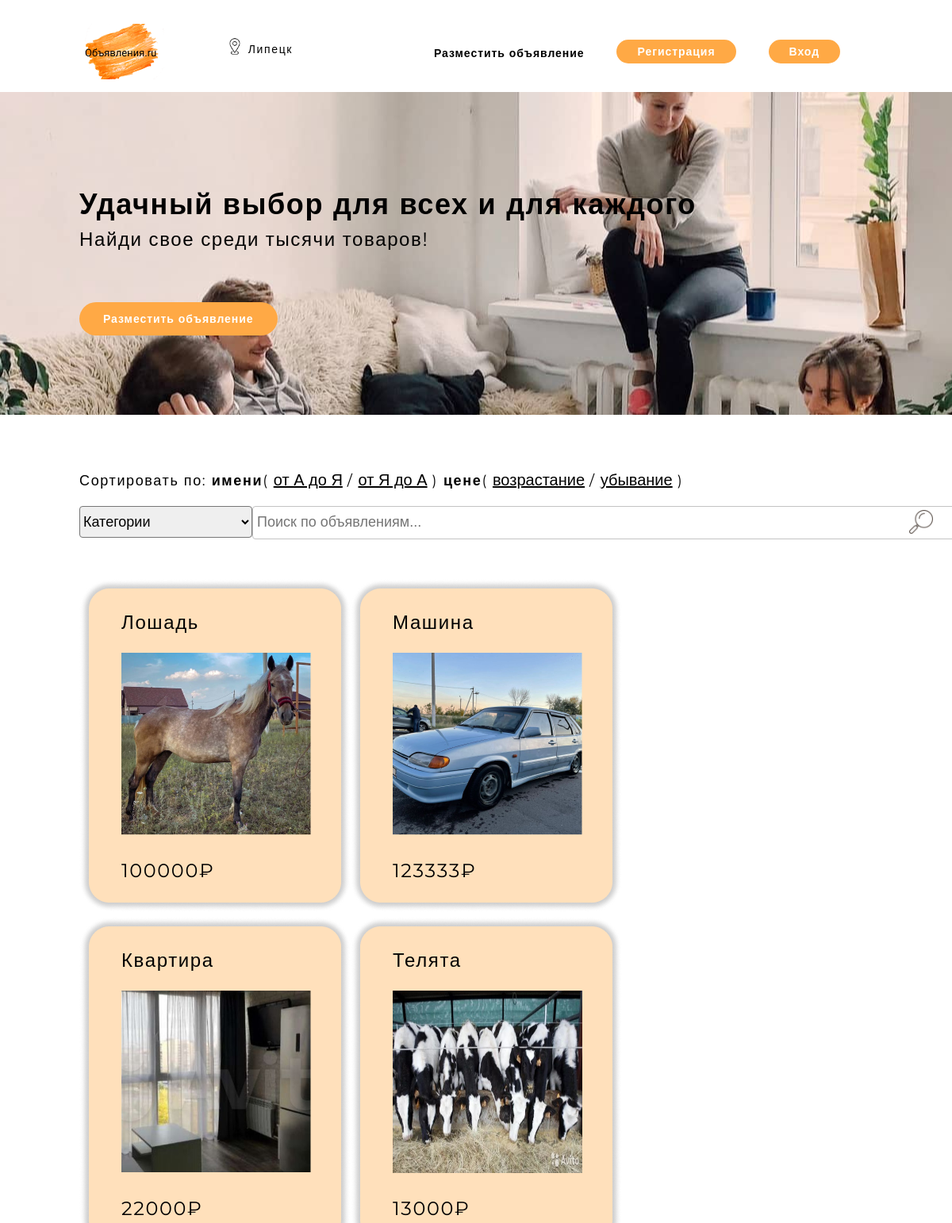
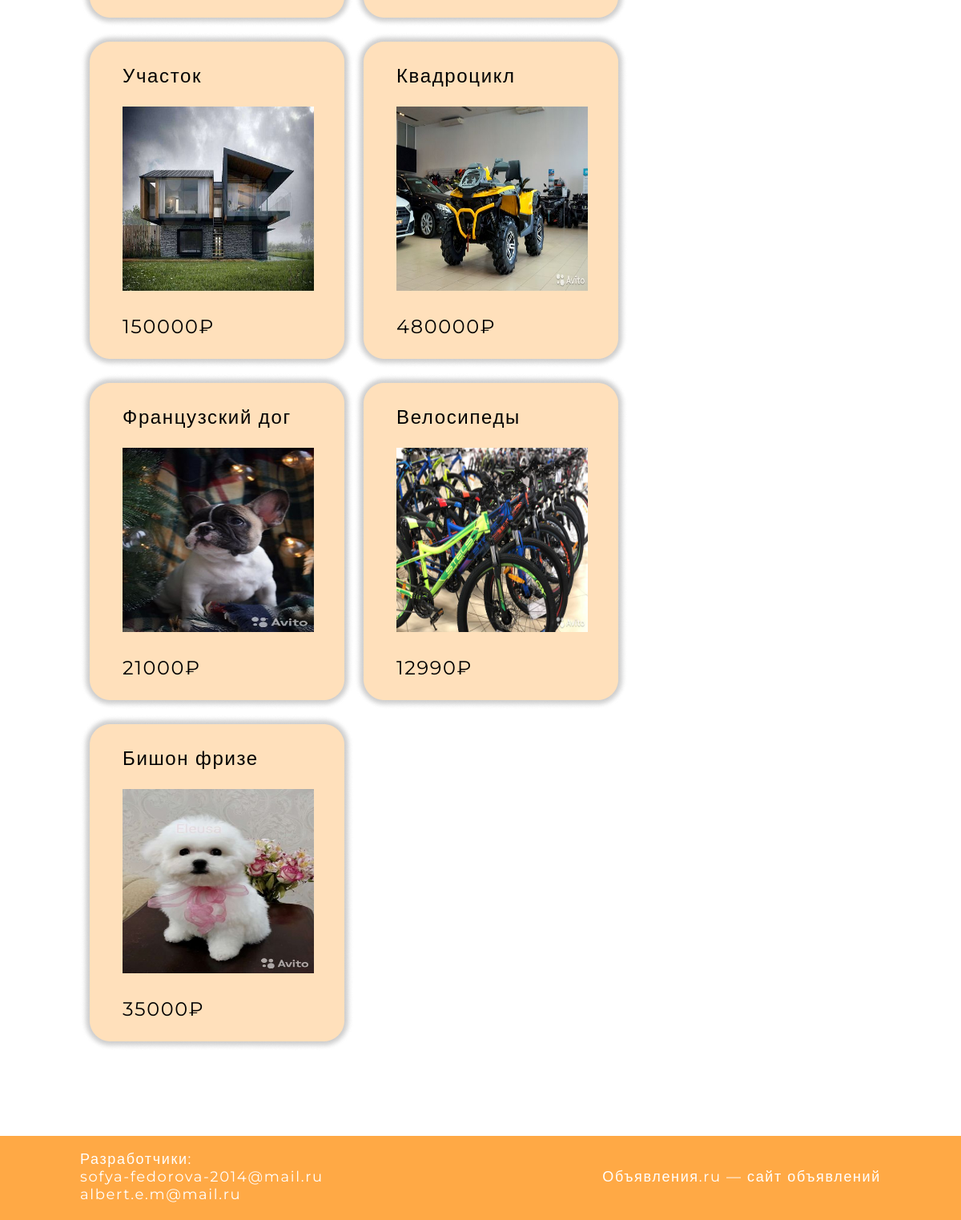
The page / on the database its author committed (2 pictures, top to bottom).
### tables this page shows
CREATE TABLE `advertisement` (
  `id_advertisement` int(11) NOT NULL,
  `id_User` int(11) NOT NULL,
  `heading` varchar(100) NOT NULL,
  `price` float NOT NULL,
  `description` varchar(1000) NOT NULL,
  `photo` varchar(5000) NOT NULL,
  `charter` varchar(100) NOT NULL
);

### index.php (the view, shortened to what this page needs)
<?php
require_once __DIR__ . "/header.php";
$dbh = DB::getConnection();
$data = $dbh
->query("SELECT * FROM advertisement")
->fetchAll(PDO::FETCH_ASSOC);
?>
<!DOCTYPE html>
<html lang="en">
<head>
	<link rel="stylesheet" href="css/main.css">
</head>
<body>
	<header id = "header" class = "header">
		<div class = "container">
				<?php header_site();?>
	</header>
	<section id="about" class="about">
		<div class = "container">
			<h1>Удачный выбор для всех и для каждого</h1>
			<p class="p1">Найди свое среди тысячи товаров!</p>
			<a href="index2.php"><button type="button" class = "mainbut">
								Разместить объявление
							</button></a>
		</div>
	</section>
	<section>
		<div class = "container">
			<form class = "sort" method="GET" action="index.php">
					Сортировать по: <strong>имени</strong>(<input type="submit" name="namea" value = "от А до Я">/<input type="submit" name="named" value = "от Я до А">)<strong> цене</strong>(<input type="submit" name="pricea" value = "возрастание">/<input type="submit" name="priced" value = "убывание">)
			</form>
<div class = "search">
			<form class = "search1" method="POST" action="index.php" name = "form">
				<select name = "category" onchange="this.form.submit()">
					<option value="" selected disabled hidden>Категории</option>
				</select>
				</form>
				<form class = "search2" method="POST" action="index.php">
		    <input name="find_ads" type = "text" class="search_line" placeholder = "Поиск по объявлениям...">
		    <input type="image" class="find" src="img/find.png">
	    </form>
</div>
			<div class = "cards">
			<?php
				foreach ($data as $k => $v) {
					$id = $v['id_advertisement'];
             ?>
					<a href="index1.php">
					 <a href="index1.php?varname=<?php echo $id ?>">
					 <?php echo
					'<div class ="card">
						<div class = "inside">
							<p>'.$v['heading'].'</p>
							<img class="img1" src="'.$v['photo'].'" >
							<p>'.$v['price'].'₽</p>
						</div>
						<img src="img/card.png" class ="imgcard">
					</div>
					</a>';}
				?>
			</div>
		</div>
	</section>
	<footer id = "footer">
		<div class="container">
			<div class ="text">
				<p class="mail">Разработчики:<br>
					sofya-fedorova-2014@mail.ru<br>
					albert.e.m@mail.ru
				</p>
				<p class="mail">
					Объявления.ru — сайт объявлений
				</p>
			</div>
		</div>
	</footer>
</body>
</html>

### header.php
<?php
function header_site(){
	 if (!$_SESSION['logged']) {  echo"
			<div class='nav'>
					<a href='index.php'>
          <img src='img/logo.png' class='logo'>
          </a>
					<img src='img/loc.png' class = 'loc'>
					<p class = 'city'>Липецк </p>
					<ul class = 'menu'>
						<li><a href='index2.php'>
								Разместить объявление
							</a>
						</li>
						<li>
							<button type='button' id = 'Button_Reg'>Регистрация</button>
						</li>
						<li>
							<button type='button' id ='Button_Enter'>Вход</button>
						</li>
					</ul>
					<button class='menu-open'>
              <img src='img/menu.svg'>
          </button>
			 </div>";}
else {	echo "
					<div class='nav'>
					<a href='index.php'>
          <img src='img/logo.png' class='logo'>
          </a>
					<img src='img/loc.png' class = 'loc'>
					<p class = 'city'>Липецк </p>
					<ul class = 'menu'>
						<li><a href='index2.php'>
								Разместить объявление
							</a>
						</li>
						<li><a href='index3.php'>
								Личный кабинет
							</a>
						</li>
						<li>
						<form method = 'POST'>
							<button type='submit' name = 'but_exit' value = 'exit' id = 'Button_Exit'>Выход</button>
						</form>
						</li>
					</ul>
					<button class='menu-open'>
              <img src='img/menu.svg'>
          </button>
			 </div>"; }
}

### css/main.css (style rules this page uses)
body { padding: 0; margin: 0; font-family: 'Montserrat', sans-serif; color: 000; font-size: 24px; background: white; letter-spacing: 0.068em; }
h1,h2,h3,h4,h5,h6 { font-weight: bold; font-size: 36px; line-height: 42px; padding-top: 50px; margin: 0; padding-bottom: 10px }
ul, li { display: block; padding: 0; margin: 0; }
.container { width: 1100px; max-width: 100%; margin: 0 auto; }
header a { color: black; }
a { -webkit-tap-highlight-color: rgba(0, 0, 0, 0); color: black; text-decoration: none; }
.menu { display: flex; padding-left: 60px; align-items: center; }
.menu li a { font-weight:bold; text-decoration: none; font-size: 14px; letter-spacing: 0.068em; }
.menu li { margin-right:41px; padding-bottom: 10px; }
.nav { display: flex; align-items: center; padding-bottom: 10px; padding-top: 30px; justify-content: space-between; }
.sort { font-size: 18px; margin-bottom: 20px; }
.sort input { font-size: 20px; text-decoration: underline; cursor: pointer; background: white; border: none; outline:none; }
select { width: 218px; height: 40px; font-size: 18px; border-radius: 4px; }
.search1 { display: flex; }
.search2 { display: flex; }
.search { display: flex; padding-bottom: 50px; }
.search_line { width: 875px !important; height: 30px !important; font-size: 16px; }
.find { margin-top: 5px; width: 30px; height: 30px; position: absolute; margin-left: 828px; }
.img1 { height: 230px; width: 239px; }
section { padding-top: 70px; padding-bottom: 100px; }
.loc { width: 24px; margin-left: 72px; margin-bottom: 18px; }
.city { font-size: 14px; margin: 0px; padding-right: 113px; margin-bottom: 12px; }
button { font-family: 'Montserrat', sans-serif; font-weight:bold; font-size: 14px; color: white; padding: 6px 26px 6px 26px; background: #FFA945; border-radius: 50px; cursor: pointer; outline: none; border: none; letter-spacing: 0.068em; -webkit-tap-highlight-color: rgba(0, 0, 0, 0); }
.mainbut { margin-top: 50px; margin-left: 0px; padding: 12px 30px 12px 30px; }
.about { background-image: url(../img/banner.jpg); background-position: center }
.p1 { height: 42.9px; line-height: 28px; margin: 0; }
.inside { position: absolute; padding-left: 53px; padding-top: 16px; font-size: 24px; }
.cards { display: flex; align-items: center; justify-content: flex-start; flex-wrap: wrap; }
#footer { width: 100%; height: 105px; background: #FFA945; display: block; }
.text { font-size: 18px; color: white; display: flex; font-size: 18px; color: white; align-items: center; justify-content: space-between; }
input[type="text"] { width: 319px; height: 23px; font-size: 18px; border-radius: 4px; padding: 5px; border: 1px solid #c3c3c3; }
@media screen and (max-width: 1200px) { .container { width: 1000px; } }

### rows shown on the page
advertisement: heading "Лошадь", photo (picture), price "100000"
advertisement: heading "Машина", photo (picture), price "123333"
advertisement: heading "Квартира", photo (picture), price "22000"
advertisement: heading "Телята", photo (picture), price "13000"
advertisement: heading "Участок", photo (picture), price "150000"
advertisement: heading "Квадроцикл", photo (picture), price "480000"
advertisement: heading "Французский дог", photo (picture), price "21000"
advertisement: heading "Велосипеды", photo (picture), price "12990"
advertisement: heading "Бишон фризе", photo (picture), price "35000"
